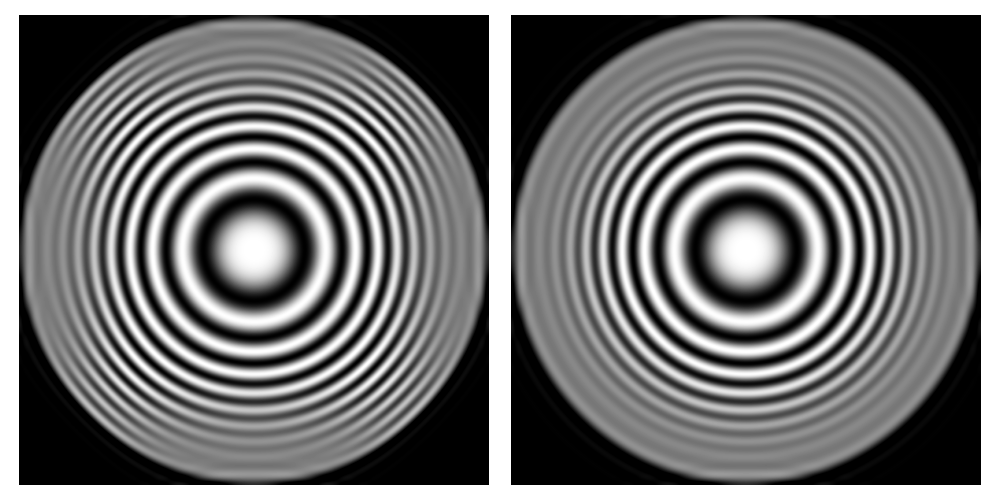

The script that saved this image:
import os
import sys
import numpy as np
import matplotlib.pyplot as plt
from scipy.ndimage import correlate

# Allow imports from project root (General, libDIP, libDIPUM)
ROOT = os.path.abspath(os.path.join(os.path.dirname(__file__), '..', '..'))
if ROOT not in sys.path:
    sys.path.append(ROOT)

from libDIPUM.zoneplate import zoneplate
from General.fir1 import fir1
from General.ftrans2 import ftrans2

# Data
f = zoneplate(8.2, 0.0275, 0)  # ~597 x 597

# Gaussian prefilter
w = np.array([[1, 2, 1],
              [2, 4, 2],
              [1, 2, 1]], dtype=float) / 16.0
f = correlate(f, w, mode='nearest')  # MATLAB 'replicate'

# Lowpass filtering
lp, _ = fir1(128, 0.1)

# 2-D separable lowpass filter
lp2s = np.outer(lp, lp)

# 2-D circularly symmetric lowpass filter
lp2c = ftrans2(lp)

# Filter image with both filters (MATLAB 'symmetric')
glps = correlate(f, lp2s, mode='reflect')
glpc = correlate(f, lp2c, mode='reflect')

# Display
plt.figure(figsize=(10, 5))

plt.subplot(1, 2, 1)
plt.imshow(glps, cmap='gray', vmin=0, vmax=1)
plt.axis('off')

plt.subplot(1, 2, 2)
plt.imshow(glpc, cmap='gray', vmin=0, vmax=1)
plt.axis('off')

plt.tight_layout()
plt.savefig('Figure361.png')
print('Saved Figure361.png')
plt.show()
